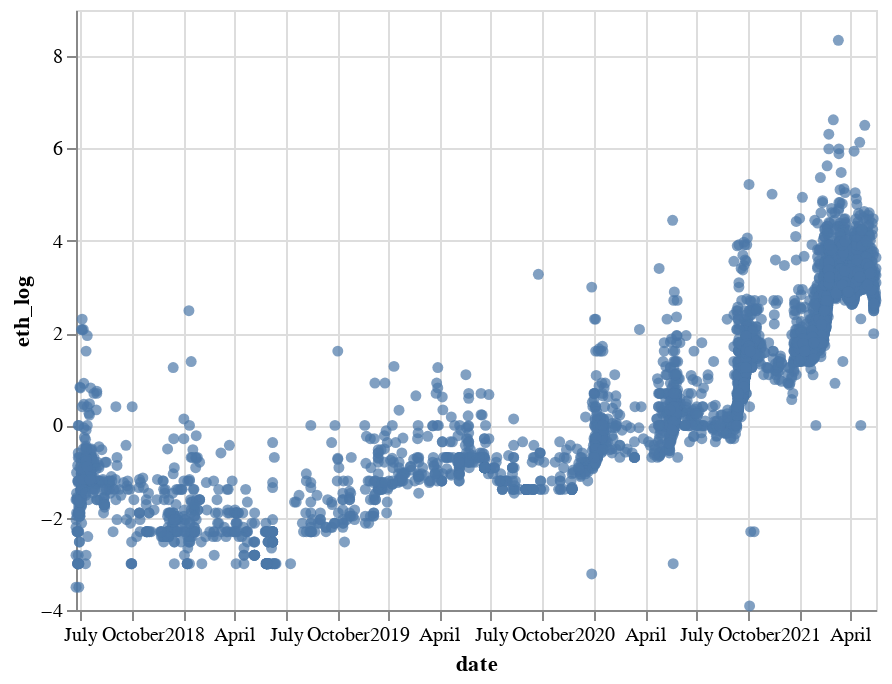

The notebook cell saved with this chart:
### Code cell
alt.Chart(sold).encode(x="date", y="eth_log").mark_circle()

### Figure 1 — Vega-Lite specification as saved in the notebook (floating-point values rounded to 4 significant figures; data arrays with more than 128 entries replaced by an {"elided": "..."} marker saying what was removed)
{"config": {"view": {"continuousWidth": 400, "continuousHeight": 300}}, "data": {"name": "data-06e32194d39ec6e4174870469b493418"}, "mark": "circle", "encoding": {"x": {"type": "temporal", "field": "date"}, "y": {"type": "quantitative", "field": "eth_log"}}, "$schema": "https://vega.github.io/schema/vega-lite/v4.8.1.json", "datasets": {"data-06e32194d39ec6e4174870469b493418": {"elided": "5000 records"}}}
